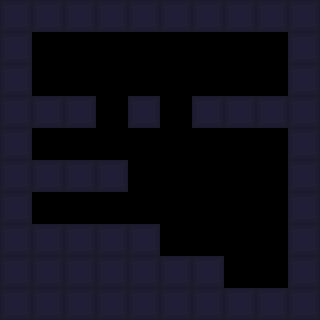

Tiled map render using the project's own tile images. Description and the whole map definition, tile-layer contents included, below:
An orthogonal 10x10 tile map with 32x32 px tiles, 1 tile layer (Tile Layer 1) and 5 objects.

<map version="1.2" tiledversion="1.3.5" orientation="orthogonal" renderorder="right-down" width="10" height="10" tilewidth="32" tileheight="32" infinite="0" nextlayerid="3" nextobjectid="8">
 <editorsettings>
  <export target="room_5_6.lua" format="lua" />
 </editorsettings>
 <tileset firstgid="1" source="../allTiles.tsx" />
 <layer id="1" name="Tile Layer 1" width="10" height="10">
  <data encoding="csv">
1,1,1,1,1,1,1,1,1,1,
1,0,0,0,0,0,0,0,0,1,
1,0,0,0,0,0,0,0,0,1,
1,1,1,0,1,0,1,1,1,1,
1,0,0,0,0,0,0,0,0,1,
1,1,1,1,0,0,0,0,0,1,
1,0,0,0,0,0,0,0,0,1,
1,1,1,1,1,0,0,0,0,1,
1,1,1,1,1,1,1,0,0,1,
1,1,1,1,1,1,1,1,1,1
</data>
 </layer>
 <objectgroup id="2" name="Object Layer 1">
  <object id="3" gid="6" x="224" y="96" width="32" height="32" />
  <object id="4" gid="6" x="192" y="256" width="32" height="32" />
  <object id="5" gid="2" x="32" y="96" width="32" height="32" />
  <object id="6" gid="4" x="256" y="288" width="32" height="32" />
  <object id="7" gid="6" x="160" y="256" width="32" height="32" />
 </objectgroup>
</map>
